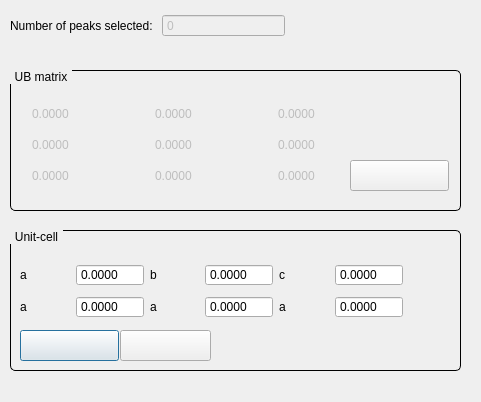
<?xml version="1.0" encoding="UTF-8"?>
<ui version="4.0">
 <class>DialogUnitCell</class>
 <widget class="QDialog" name="DialogUnitCell">
  <property name="windowModality">
   <enum>Qt::ApplicationModal</enum>
  </property>
  <property name="geometry">
   <rect>
    <x>0</x>
    <y>0</y>
    <width>481</width>
    <height>402</height>
   </rect>
  </property>
  <property name="windowTitle">
   <string>Dialog</string>
  </property>
  <property name="modal">
   <bool>true</bool>
  </property>
  <widget class="QWidget" name="horizontalLayoutWidget">
   <property name="geometry">
    <rect>
     <x>10</x>
     <y>10</y>
     <width>275</width>
     <height>31</height>
    </rect>
   </property>
   <layout class="QHBoxLayout" name="horizontalLayout">
    <item>
     <widget class="QLabel" name="label_2">
      <property name="text">
       <string>Number of peaks selected: </string>
      </property>
     </widget>
    </item>
    <item>
     <widget class="QSpinBox" name="spinBoxNumberPeaks">
      <property name="enabled">
       <bool>false</bool>
      </property>
      <property name="buttonSymbols">
       <enum>QAbstractSpinBox::NoButtons</enum>
      </property>
      <property name="maximum">
       <number>100000</number>
      </property>
     </widget>
    </item>
   </layout>
  </widget>
  <widget class="QGroupBox" name="groupBox">
   <property name="geometry">
    <rect>
     <x>10</x>
     <y>230</y>
     <width>451</width>
     <height>141</height>
    </rect>
   </property>
   <property name="styleSheet">
    <string notr="true"> QGroupBox {
     background-color: qlineargradient(x1: 0, y1: 0, x2: 0, y2: 1,
                                       stop: 0 #FFFFFF, stop: 1 #DDDDFF);
     border: 1px solid black;
     border-radius: 5px;
     margin-top: 1ex; /* leave space at the top for the title */
 }

 QGroupBox::title {
     subcontrol-origin: margin;
     subcontrol-position: top left; /* position at the top center */
     padding: 0 3px;
     background-color: qlineargradient(x1: 0, y1: 0, x2: 0, y2: 1,
                                       stop: 0 #DDDDFF, stop: 1 #FFFFFF);
 }</string>
   </property>
   <property name="title">
    <string>Unit-cell</string>
   </property>
   <widget class="QWidget" name="gridLayoutWidget_2">
    <property name="geometry">
     <rect>
      <x>10</x>
      <y>30</y>
      <width>383</width>
      <height>62</height>
     </rect>
    </property>
    <layout class="QGridLayout" name="gridLayout">
     <item row="0" column="3">
      <widget class="QDoubleSpinBox" name="doubleSpinBoxb">
       <property name="buttonSymbols">
        <enum>QAbstractSpinBox::NoButtons</enum>
       </property>
       <property name="decimals">
        <number>4</number>
       </property>
       <property name="maximum">
        <double>1000.000000000000000</double>
       </property>
      </widget>
     </item>
     <item row="0" column="2">
      <widget class="QLabel" name="labelb">
       <property name="text">
        <string>b</string>
       </property>
      </widget>
     </item>
     <item row="0" column="0">
      <widget class="QLabel" name="labela">
       <property name="text">
        <string>a</string>
       </property>
      </widget>
     </item>
     <item row="0" column="1">
      <widget class="QDoubleSpinBox" name="doubleSpinBoxa">
       <property name="buttonSymbols">
        <enum>QAbstractSpinBox::NoButtons</enum>
       </property>
       <property name="decimals">
        <number>4</number>
       </property>
       <property name="maximum">
        <double>1000.000000000000000</double>
       </property>
      </widget>
     </item>
     <item row="0" column="4">
      <widget class="QLabel" name="labelc">
       <property name="text">
        <string>c</string>
       </property>
      </widget>
     </item>
     <item row="0" column="5">
      <widget class="QDoubleSpinBox" name="doubleSpinBoxc">
       <property name="buttonSymbols">
        <enum>QAbstractSpinBox::NoButtons</enum>
       </property>
       <property name="decimals">
        <number>4</number>
       </property>
       <property name="maximum">
        <double>1000.000000000000000</double>
       </property>
      </widget>
     </item>
     <item row="1" column="0">
      <widget class="QLabel" name="labelalpha">
       <property name="text">
        <string>a</string>
       </property>
       <property name="textFormat">
        <enum>Qt::PlainText</enum>
       </property>
      </widget>
     </item>
     <item row="1" column="1">
      <widget class="QDoubleSpinBox" name="doubleSpinBoxalpha">
       <property name="buttonSymbols">
        <enum>QAbstractSpinBox::NoButtons</enum>
       </property>
       <property name="decimals">
        <number>4</number>
       </property>
       <property name="maximum">
        <double>1000.000000000000000</double>
       </property>
      </widget>
     </item>
     <item row="1" column="2">
      <widget class="QLabel" name="labelbeta">
       <property name="text">
        <string>a</string>
       </property>
      </widget>
     </item>
     <item row="1" column="3">
      <widget class="QDoubleSpinBox" name="doubleSpinBoxbeta">
       <property name="buttonSymbols">
        <enum>QAbstractSpinBox::NoButtons</enum>
       </property>
       <property name="decimals">
        <number>4</number>
       </property>
       <property name="maximum">
        <double>1000.000000000000000</double>
       </property>
      </widget>
     </item>
     <item row="1" column="5">
      <widget class="QDoubleSpinBox" name="doubleSpinBoxgamma">
       <property name="buttonSymbols">
        <enum>QAbstractSpinBox::NoButtons</enum>
       </property>
       <property name="decimals">
        <number>4</number>
       </property>
       <property name="maximum">
        <double>1000.000000000000000</double>
       </property>
      </widget>
     </item>
     <item row="1" column="4">
      <widget class="QLabel" name="labelgamma">
       <property name="text">
        <string>a</string>
       </property>
      </widget>
     </item>
    </layout>
   </widget>
   <widget class="QPushButton" name="pushButtonFindUnitCell">
    <property name="geometry">
     <rect>
      <x>10</x>
      <y>100</y>
      <width>99</width>
      <height>31</height>
     </rect>
    </property>
    <property name="text">
     <string/>
    </property>
    <property name="icon">
     <iconset resource="D19Proto.qrc">
      <normaloff>:/resources/unitCellIcon.png</normaloff>:/resources/unitCellIcon.png</iconset>
    </property>
    <property name="iconSize">
     <size>
      <width>30</width>
      <height>30</height>
     </size>
    </property>
   </widget>
   <widget class="QPushButton" name="pushButtonGivePMatrix">
    <property name="geometry">
     <rect>
      <x>110</x>
      <y>100</y>
      <width>91</width>
      <height>31</height>
     </rect>
    </property>
    <property name="text">
     <string/>
    </property>
    <property name="icon">
     <iconset resource="D19Proto.qrc">
      <normaloff>:/resources/unitCellTransformIcon.png</normaloff>:/resources/unitCellTransformIcon.png</iconset>
    </property>
    <property name="iconSize">
     <size>
      <width>50</width>
      <height>50</height>
     </size>
    </property>
    <property name="autoDefault">
     <bool>false</bool>
    </property>
    <property name="flat">
     <bool>false</bool>
    </property>
   </widget>
  </widget>
  <widget class="QGroupBox" name="groupBox_2">
   <property name="geometry">
    <rect>
     <x>10</x>
     <y>70</y>
     <width>451</width>
     <height>141</height>
    </rect>
   </property>
   <property name="styleSheet">
    <string notr="true"> QGroupBox {
     background-color: qlineargradient(x1: 0, y1: 0, x2: 0, y2: 1,
                                       stop: 0 #FFFFFF, stop: 1 #FFDDDD);
     border: 1px solid black;
     border-radius: 5px;
     margin-top: 1ex; /* leave space at the top for the title */
 }

 QGroupBox::title {
     subcontrol-origin: margin;
     subcontrol-position: top left; /* position at the top center */
     padding: 0 3px;
     background-color: qlineargradient(x1: 0, y1: 0, x2: 0, y2: 1,
                                       stop: 0 #DDDDFF, stop: 1 #FFFFFF);
 }</string>
   </property>
   <property name="title">
    <string>UB matrix</string>
   </property>
   <widget class="QWidget" name="gridLayoutWidget">
    <property name="geometry">
     <rect>
      <x>20</x>
      <y>30</y>
      <width>311</width>
      <height>91</height>
     </rect>
    </property>
    <layout class="QGridLayout" name="gridLayout_2">
     <item row="0" column="2">
      <spacer name="horizontalSpacer">
       <property name="orientation">
        <enum>Qt::Horizontal</enum>
       </property>
       <property name="sizeHint" stdset="0">
        <size>
         <width>40</width>
         <height>20</height>
        </size>
       </property>
      </spacer>
     </item>
     <item row="0" column="3">
      <widget class="QDoubleSpinBox" name="doubleSpinBoxUB01">
       <property name="enabled">
        <bool>false</bool>
       </property>
       <property name="frame">
        <bool>false</bool>
       </property>
       <property name="buttonSymbols">
        <enum>QAbstractSpinBox::NoButtons</enum>
       </property>
       <property name="decimals">
        <number>4</number>
       </property>
       <property name="minimum">
        <double>-100.000000000000000</double>
       </property>
       <property name="maximum">
        <double>100.000000000000000</double>
       </property>
      </widget>
     </item>
     <item row="0" column="5">
      <widget class="QDoubleSpinBox" name="doubleSpinBoxUB02">
       <property name="enabled">
        <bool>false</bool>
       </property>
       <property name="frame">
        <bool>false</bool>
       </property>
       <property name="buttonSymbols">
        <enum>QAbstractSpinBox::NoButtons</enum>
       </property>
       <property name="decimals">
        <number>4</number>
       </property>
       <property name="minimum">
        <double>-100.000000000000000</double>
       </property>
       <property name="maximum">
        <double>100.000000000000000</double>
       </property>
      </widget>
     </item>
     <item row="1" column="1">
      <widget class="QDoubleSpinBox" name="doubleSpinBoxUB10">
       <property name="enabled">
        <bool>false</bool>
       </property>
       <property name="frame">
        <bool>false</bool>
       </property>
       <property name="buttonSymbols">
        <enum>QAbstractSpinBox::NoButtons</enum>
       </property>
       <property name="decimals">
        <number>4</number>
       </property>
       <property name="minimum">
        <double>-100.000000000000000</double>
       </property>
       <property name="maximum">
        <double>100.000000000000000</double>
       </property>
      </widget>
     </item>
     <item row="1" column="5">
      <widget class="QDoubleSpinBox" name="doubleSpinBoxUB12">
       <property name="enabled">
        <bool>false</bool>
       </property>
       <property name="frame">
        <bool>false</bool>
       </property>
       <property name="buttonSymbols">
        <enum>QAbstractSpinBox::NoButtons</enum>
       </property>
       <property name="decimals">
        <number>4</number>
       </property>
       <property name="minimum">
        <double>-100.000000000000000</double>
       </property>
       <property name="maximum">
        <double>100.000000000000000</double>
       </property>
      </widget>
     </item>
     <item row="2" column="1">
      <widget class="QDoubleSpinBox" name="doubleSpinBoxUB20">
       <property name="enabled">
        <bool>false</bool>
       </property>
       <property name="frame">
        <bool>false</bool>
       </property>
       <property name="buttonSymbols">
        <enum>QAbstractSpinBox::NoButtons</enum>
       </property>
       <property name="decimals">
        <number>4</number>
       </property>
       <property name="minimum">
        <double>-100.000000000000000</double>
       </property>
       <property name="maximum">
        <double>100.000000000000000</double>
       </property>
      </widget>
     </item>
     <item row="2" column="3">
      <widget class="QDoubleSpinBox" name="doubleSpinBoxUB21">
       <property name="enabled">
        <bool>false</bool>
       </property>
       <property name="frame">
        <bool>false</bool>
       </property>
       <property name="buttonSymbols">
        <enum>QAbstractSpinBox::NoButtons</enum>
       </property>
       <property name="decimals">
        <number>4</number>
       </property>
       <property name="minimum">
        <double>-100.000000000000000</double>
       </property>
       <property name="maximum">
        <double>100.000000000000000</double>
       </property>
      </widget>
     </item>
     <item row="2" column="5">
      <widget class="QDoubleSpinBox" name="doubleSpinBoxUB22">
       <property name="enabled">
        <bool>false</bool>
       </property>
       <property name="frame">
        <bool>false</bool>
       </property>
       <property name="buttonSymbols">
        <enum>QAbstractSpinBox::NoButtons</enum>
       </property>
       <property name="decimals">
        <number>4</number>
       </property>
       <property name="minimum">
        <double>-100.000000000000000</double>
       </property>
       <property name="maximum">
        <double>100.000000000000000</double>
       </property>
      </widget>
     </item>
     <item row="1" column="3">
      <widget class="QDoubleSpinBox" name="doubleSpinBoxUB11">
       <property name="enabled">
        <bool>false</bool>
       </property>
       <property name="frame">
        <bool>false</bool>
       </property>
       <property name="buttonSymbols">
        <enum>QAbstractSpinBox::NoButtons</enum>
       </property>
       <property name="decimals">
        <number>4</number>
       </property>
       <property name="minimum">
        <double>-100.000000000000000</double>
       </property>
       <property name="maximum">
        <double>100.000000000000000</double>
       </property>
      </widget>
     </item>
     <item row="0" column="1">
      <widget class="QDoubleSpinBox" name="doubleSpinBoxUB00">
       <property name="enabled">
        <bool>false</bool>
       </property>
       <property name="frame">
        <bool>false</bool>
       </property>
       <property name="buttonSymbols">
        <enum>QAbstractSpinBox::NoButtons</enum>
       </property>
       <property name="decimals">
        <number>4</number>
       </property>
       <property name="minimum">
        <double>-100.000000000000000</double>
       </property>
       <property name="maximum">
        <double>100.000000000000000</double>
       </property>
      </widget>
     </item>
     <item row="0" column="4">
      <spacer name="horizontalSpacer_2">
       <property name="orientation">
        <enum>Qt::Horizontal</enum>
       </property>
       <property name="sizeHint" stdset="0">
        <size>
         <width>40</width>
         <height>20</height>
        </size>
       </property>
      </spacer>
     </item>
    </layout>
   </widget>
   <widget class="QPushButton" name="pushButtonFindReindexHKL">
    <property name="geometry">
     <rect>
      <x>340</x>
      <y>90</y>
      <width>99</width>
      <height>31</height>
     </rect>
    </property>
    <property name="toolTip">
     <string>&lt;html&gt;&lt;head/&gt;&lt;body&gt;&lt;p&gt;Reindex selected peaks&lt;/p&gt;&lt;p&gt;with this UnitCell and orientation-matrix&lt;/p&gt;&lt;/body&gt;&lt;/html&gt;</string>
    </property>
    <property name="text">
     <string/>
    </property>
    <property name="icon">
     <iconset resource="D19Proto.qrc">
      <normaloff>:/resources/toHKLIcon.png</normaloff>:/resources/toHKLIcon.png</iconset>
    </property>
    <property name="iconSize">
     <size>
      <width>35</width>
      <height>35</height>
     </size>
    </property>
   </widget>
  </widget>
 </widget>
 <resources>
  <include location="D19Proto.qrc"/>
 </resources>
 <connections/>
</ui>
